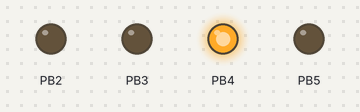
Simulated run of this program. Board: ATmega8, built with avr-gcc and emulated at 16 MHz. Parts: output pins drawn as LEDs (lit = HIGH).

Above: at 0.1 s.
At 1.51 s:
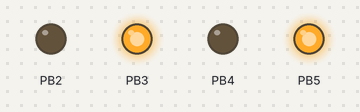
At 2.32 s:
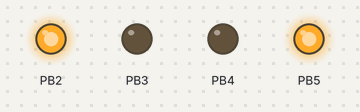
At 2.92 s:
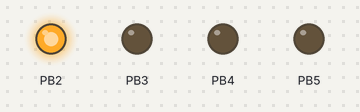
At 4.94 s:
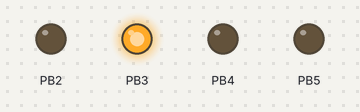
At 6.76 s:
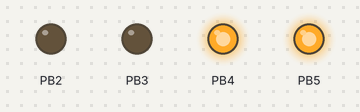
Timing chart, 0 to 7.1 s (numbered marks = the images above):
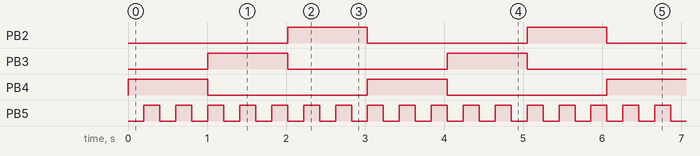

Measured:
- by itself, PB2–4: alternates HIGH for 1.0 s and LOW for 2.0 s
- by itself, PB5: alternates HIGH for 0.20 s and LOW for 0.20 s
- by itself, everything shown: repeats every 6.1 s, in 30 steps

The program:

main.c
```c
#include <system.h>
#include <avr/interrupt.h>


volatile uint8_t led5_index = 0;
volatile uint8_t led_index = 0;


void sys_timer_init( void )
{
	TCNT0   = 56;
	TIMSK  |= (1 << TOIE0);
	TCCR0   = (1 << CS01);
}


ISR( TIMER0_OVF_vect )
{
	static uint16_t counter;
	static int8_t snake_index;
	static uint16_t snake_counter;


	TCNT0 = 56;
	counter++;

	if( counter >= 2000 )
	{
		counter = 0;

		led5_index = !led5_index;

		if (led5_index) {
			PORTB |= (1 << 5);
		} else {
			PORTB &= ~(1 << 5);
		}
	}

	snake_counter++;

	switch( snake_index )
	{
		case 0:
			PORTB &= ~(1 << 2);
			PORTB |= (1 << 4);

			if( snake_counter == 10000 )
			{
				snake_counter = 0;
				snake_index++;
			}
			break;
		case 1:
			PORTB &= ~(1 << 4);
			PORTB |= (1 << 3);

			if( snake_counter == 10000 )
			{
				snake_counter = 0;
				snake_index++;
			}
			break;
		case 2:
			PORTB &= ~(1 << 3);
			PORTB |= (1 << 2);

			if( snake_counter == 10000 )
			{
				snake_counter = 0;
				snake_index = 0;
			}
			break;
	}
}


void main( void ) __attribute__ ((noreturn));
void main( void )
{
	sys_wdt_enable();
	sys_timer_init();
	sys_int_enable();

	DDRB |= (1 << 2) | (1 <<3) | (1 << 4) | (1 << 5);

	for( ;; )
	{
		sys_wdt_reset();
	}
}
```

system.h
```c
#ifndef SYSTEM_H_
#define SYSTEM_H_

#include <avr/io.h>
#include <avr/pgmspace.h>

#define PIN_SET(ARGS)                  __SET_PIN(ARGS)
#define PIN_CLR(ARGS)                  __CLR_PIN(ARGS)
#define PIN_TOGGLE(ARGS)               __TOGGLE_PIN(ARGS)
#define PIN_STATE(ARGS)                __PIN_STATE(ARGS)
#define __SET_PIN(PORT_LETTER, N   )   PORT ## PORT_LETTER |=  ( 1 << N )
#define __CLR_PIN(PORT_LETTER, N)      PORT ## PORT_LETTER &= ~( 1 << N )
#define __TOGGLE_PIN(PORT_LETTER, N)   PORT ## PORT_LETTER ^=  ( 1 << N )
#define __PIN_STATE(PORT_LETTER, N)    ( PIN ## PORT_LETTER & ( 1 << N ) )


#define sys_int_enable()            __asm__ __volatile__ ("sei" ::)
#define sys_int_disable()           __asm__ __volatile__ ("cli" ::)

#define sys_wdt_reset()             __asm__ __volatile__ ("wdr")
#if   defined (__AVR_ATmega8__) || defined (__AVR_ATmega128__)
#define sys_wdt_enable()            do {                                 \
                                    __asm__ __volatile__ ("wdr");        \
	                                WDTCR  = (1 << WDCE) | (1 << WDE);   \
	                                WDTCR  = (1 << WDE)  | (1 << WDP2) | \
	                                         (1 << WDP1) | (1 << WDP0);  \
                                       } while(0)
#define sys_powerdown_cpu()         do {                                       \
	                                MCUCR |= ( 1 << SM1) | (1 << SE);          \
	                                __asm__ __volatile__ ( "sleep" "\n\t" :: );\
                                       } while(0)
#elif defined (__AVR_ATmega168__) || defined (__AVR_ATmega168P__) || \
	  defined (__AVR_ATmega88__)
#define sys_wdt_enable()            do {                                 \
                                    __asm__ __volatile__ ("wdr");        \
	                                WDTCSR = (1 << WDCE) | (1 << WDE);   \
	                                WDTCSR = (1 << WDE)  | (1 << WDP2) | \
	                                         (1 << WDP1) | (1 << WDP0);  \
                                       } while(0)
#define sys_powerdown_cpu()         do {                                       \
	                                SMCR  |= (1 << SM1) | (1 << SE);           \
	                                __asm__ __volatile__ ( "sleep" "\n\t" :: );\
                                       } while(0)
#else
	#error "<system.h> - Unknown MCU type"
#endif


#endif /* SYSTEM_H_ */
```
